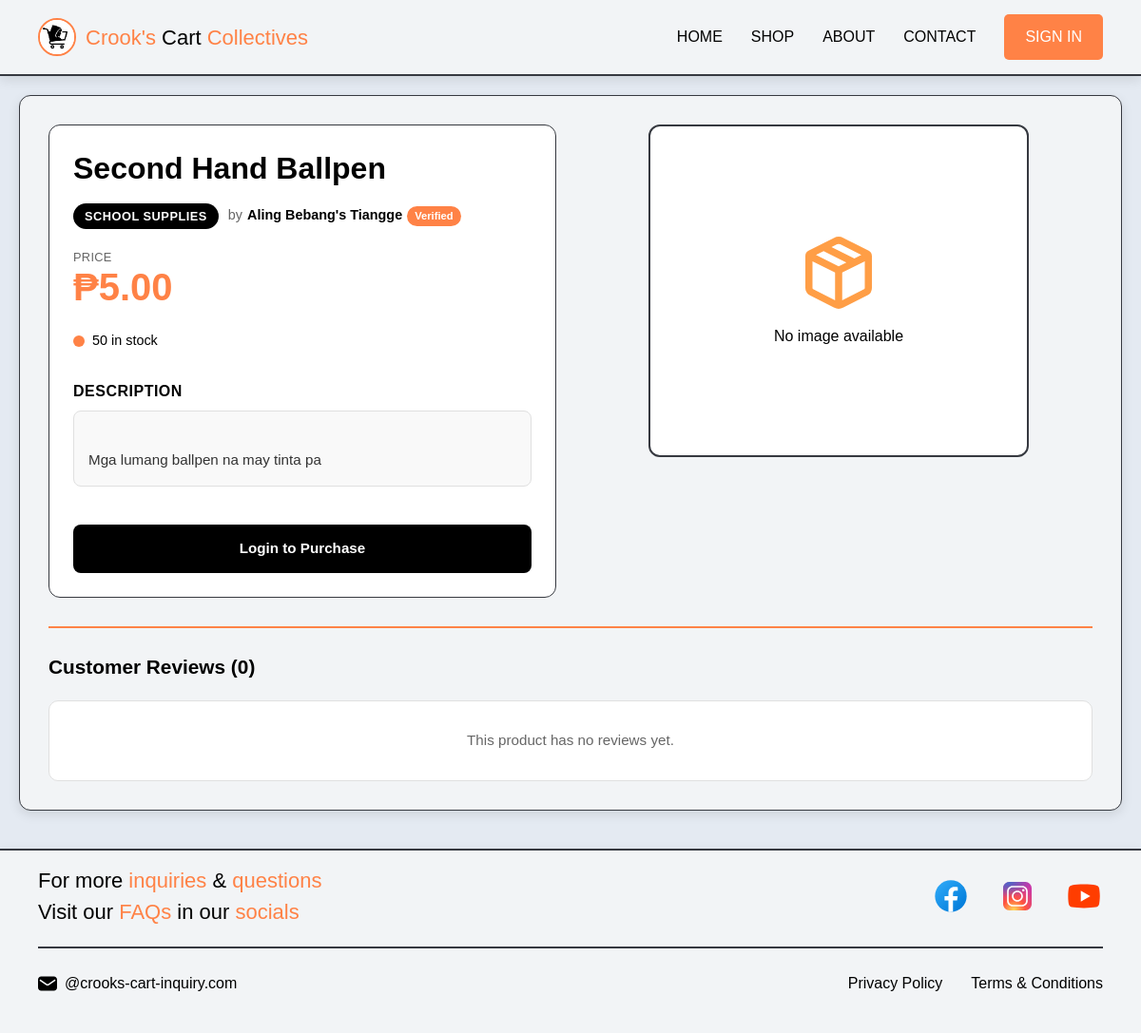
The page /pages/product-detail.php?id=2 on the database its author committed.
### tables this page shows
CREATE TABLE products (
    product_id INT AUTO_INCREMENT PRIMARY KEY,
    seller_id INT NOT NULL,
    name VARCHAR(60) NOT NULL,
    description TEXT,
    price DECIMAL(10, 2) NOT NULL CHECK (price >= 0),
    category VARCHAR(40),
    stock_quantity INT DEFAULT 0 CHECK (stock_quantity >= 0),
    media_path VARCHAR(100),
    is_active BOOLEAN DEFAULT TRUE,
    date_added TIMESTAMP DEFAULT CURRENT_TIMESTAMP,
    
    FOREIGN KEY (seller_id)
        REFERENCES sellers(seller_id)
        ON DELETE CASCADE,
    
    INDEX idx_seller_products (seller_id, is_active),
    INDEX idx_category (category),
    INDEX idx_price (price),
    FULLTEXT idx_product_search (name, description)
) COMMENT='Product listings from sellers';

CREATE TABLE sellers (
    seller_id INT AUTO_INCREMENT PRIMARY KEY,
    user_id INT NOT NULL UNIQUE,
    business_name VARCHAR(50),
    identity_path VARCHAR(120),
    id_document_path VARCHAR(120),
    is_verified ENUM('pending', 'verified', 'rejected') DEFAULT 'pending',
    date_applied TIMESTAMP DEFAULT CURRENT_TIMESTAMP,
    verification_date TIMESTAMP NULL DEFAULT NULL,
    FOREIGN KEY (user_id)
        REFERENCES users(user_id)
        ON DELETE CASCADE,
    INDEX idx_seller_user (user_id),
    INDEX idx_verification_status (is_verified)
) COMMENT='Seller accounts with verification status';

### pages/product-detail.php (the view, shortened to what this page needs)
<?php
require_once('../database/database-connect.php');
$product_id = $_GET['id'] ?? 0;
$product = [];
$reviews = [];
try {
    $stmt = $connection->prepare("
        SELECT p.*, s.business_name, s.is_verified, s.seller_id
        FROM products p
        JOIN sellers s ON p.seller_id = s.seller_id
        WHERE p.product_id = ? AND p.is_active = 1
    ");
    $stmt->execute([$product_id]);
    $product = $stmt->fetch(PDO::FETCH_ASSOC);
    if ($product) {
        $reviewStmt = $connection->prepare("
            SELECT pr.*, u.first_name, u.last_name, u.username, u.user_id, u.profile_picture
            FROM product_reviews pr
            JOIN users u ON pr.user_id = u.user_id
            WHERE pr.product_id = ?
            ORDER BY pr.date_posted DESC
        ");
        $reviewStmt->execute([$product_id]);
        $reviews = $reviewStmt->fetchAll(PDO::FETCH_ASSOC);
    }
} catch (PDOException $e) {
    error_log("Error fetching product: " . $e->getMessage());
}
$isOwner = false;
$thumbnailUrls = [];
if (empty($thumbnailUrls)) {
    $thumbnailUrls[] = '../assets/image/icons/PlaceholderAssetProduct.png';
}
?>
<!DOCTYPE html>
<html lang="en">
<head>
    <link rel="stylesheet" href="../styles/header.css">
    <link rel="stylesheet" href="../styles/product-detail.css">
    <link rel="stylesheet" href="../styles/footer.css">
</head>
<body>
    <?php include_once('header.php'); ?>
    <div class="content">
        <div class="product-details-wrapper">
            <div class="product-details-grid">
                <div class="product-image-column right-column">
                    <div class="preview-box" id="mainPreviewBox">
                        <div class="preview-placeholder" id="previewPlaceholder"
                            style="<?php echo !empty($thumbnailUrls[0]) && $thumbnailUrls[0] !== '../assets/image/icons/PlaceholderAssetProduct.png' ? 'display: none;' : ''; ?>">
                            <img src="../assets/image/icons/package.svg" alt="Product image">
                            <span>No image available</span>
                        </div>
                    </div>
                </div>
                <div class="product-info-column left-column">
                    <div class="info-section">
                        <h1 class="product-title"><?php echo htmlspecialchars($product['name']); ?></h1>
                        <div class="product-meta">
                            <span class="product-category"><?php echo htmlspecialchars($product['category']); ?></span>
                            <span class="product-seller">
                                by <strong><?php echo htmlspecialchars($product['business_name']); ?></strong>
                                <?php if ($product['is_verified'] === 'verified'): ?>
                                <span class="verified-badge">Verified</span>
                                <?php endif; ?>
                            </span>
                        </div>
                        <div class="product-price-container">
                            <span class="price-label">Price</span>
                            <span class="product-price">₱<?php echo number_format($product['price'], 2); ?></span>
                        </div>
                        <div
                            class="stock-status <?php echo $product['stock_quantity'] > 0 ? 'in-stock' : 'out-of-stock'; ?>">
                            <span class="status-indicator"></span>
                            <span class="status-text">
                                <?php if ($product['stock_quantity'] > 0): ?>
                                <?php echo $product['stock_quantity']; ?> in stock
                                <?php else: ?>
                                Out of Stock
                                <?php endif; ?>
                            </span>
                        </div>
                        <div class="product-description">
                            <h2>Description</h2>
                            <div class="description-content">
                                <?php echo nl2br(htmlspecialchars($product['description'])); ?>
                            </div>
                        </div>
                        <div class="product-actions">
                            <?php if ($isOwner): ?>
                            <button class="btn btn-secondary product-unavailable-btn" id="productUnavailableBtn">
                                <span class="btn-text">Product Unavailable</span>
                            </button>
                            <?php else: ?>
                            <a href="sign-in.php?redirect=<?php echo urlencode('product-detail.php?id=' . $product['product_id']); ?>"
                                class="btn btn-secondary login-to-purchase-btn">
                                <span class="btn-text">Login to Purchase</span>
                            </a>
                            <?php endif; ?>
                        </div>
                    </div>
                </div>
            </div>
            <div class="reviews-section">
                <h2 class="reviews-title">Customer Reviews (<?php echo count($reviews); ?>)</h2>
                <?php if (empty($reviews)): ?>
                <div class="no-reviews-message">
                    This product has no reviews yet.
                </div>
                <?php endif; ?>
            </div>
        </div>
    </div>
    <?php include_once('footer.php'); ?>
</body>
</html>

### styles/header.css (style rules this page uses)
:root { --size-logo-height: 40px; --size-button-padding: 10px 20px; --size-button-radius: 5px; --size-navigation-gap: 30px; --size-header-padding: 15px 40px; --size-mobile-menu-max-width: 270px; --color-background-A: #e4eaf2; --color-background-B: #f2f4f6; --color-background-C: #000000; --color-linear-gradient-A: #a49bf8, #b8b9fa, #dbd5fd, #43c9fb; --color-text-A: #000000; --color-text-B: #ffffff; --color-text-C: #1e2e2f; --color-accent-A: #ff8246; --color-hover-A: #e8693d; --color-border-A: #363940; --effect-glow-A: 0 0 10px rgba(0, 0, 0, 0.2); --effect-glow-B: 0 0 10px rgba(211, 94, 53, 0.7); --effect-box-shadow-default: 0 2px 6px rgba(0, 0, 0, 0.15); --effect-transition-default: all 0.3s ease-in-out; --font-family-base: Arial, sans-serif; --font-size-base: 16px; --font-size-title: 22px; --font-weight-bold: 400; }
body { margin: 0; padding: 0; overflow-x: hidden; background-color: var(--color-background-A); color: var(--color-text-A); font-family: var(--font-family-base); transition: opacity 0.5s ease-in-out, transform 0.5s ease-in-out; }
html { -ms-overflow-style: none; scrollbar-width: none; }

### styles/sign-out.css (style rules this page uses)
:root { --effect-box-shadow-default: 0 4px 12px rgba(0, 0, 0, 0.1); --effect-box-shadow-hover: 0 8px 25px rgba(0, 0, 0, 0.15); --effect-transition-default: all 0.3s ease; --effect-glow-B: 0 0 10px rgba(255, 130, 70, 0.4); }

### rows shown on the page
products: name "Second Hand Ballpen", category "SCHOOL SUPPLIES", seller.business_name "Aling Bebang's Tiangge", price "5.00", stock_quantity "50", description "Mga lumang ballpen na may tinta pa"

### other values the page prints
count($reviews) "0"
